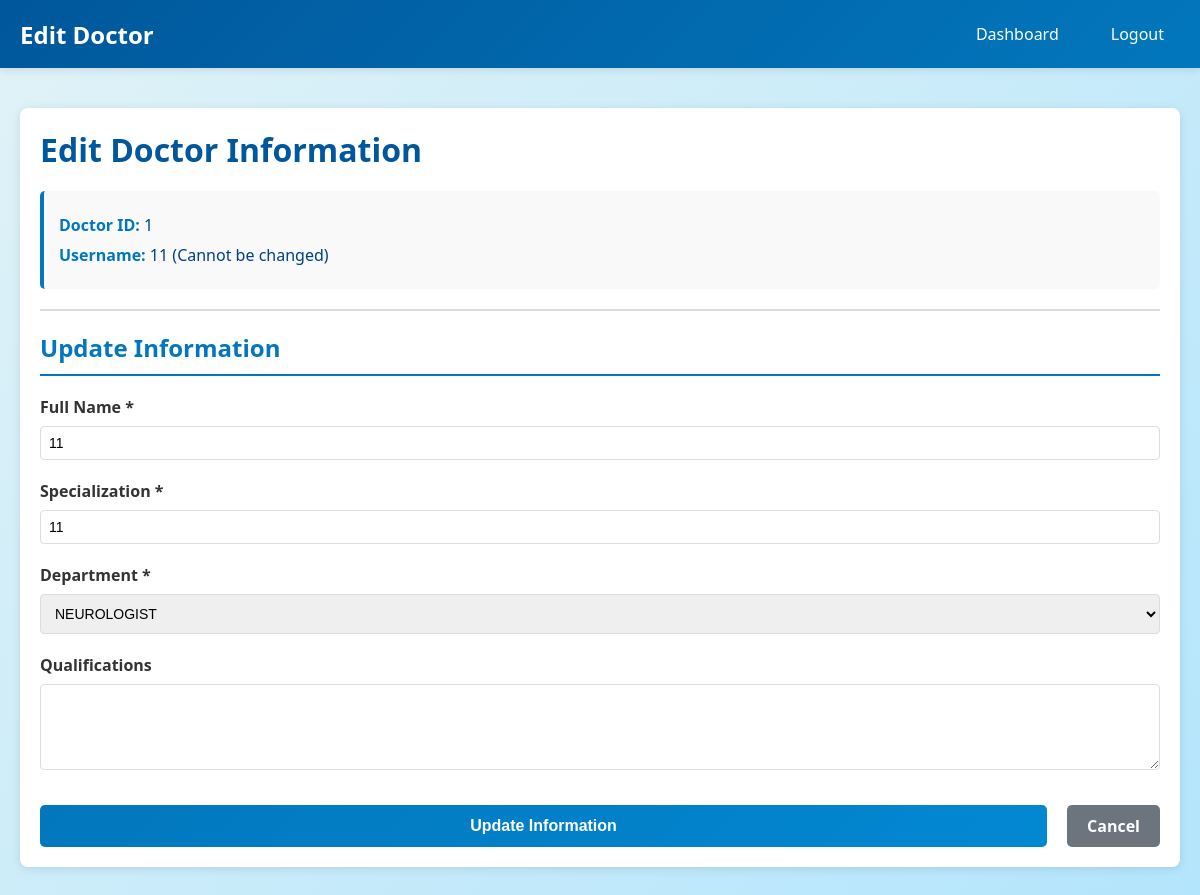
Screenshot of /admin_edit_doctor/1 (signed in) with the database file from the repository.
### application/models.py (models this page shows, shortened)
class Doctor(db.Model, UserMixin):
    __tablename__ = 'doctors'
    id = db.Column(db.Integer, primary_key=True)
    username = db.Column(db.String(80), unique=True, nullable=False)
    passwordd = db.Column(db.String(255), nullable=False)
    name = db.Column(db.String(100), nullable=False)
    email = db.Column(db.String(120), unique=True, nullable=False)
    contact = db.Column(db.String(15))
    specialization = db.Column(db.String(100), nullable=False)
    department_id = db.Column(db.Integer, db.ForeignKey('departments.id'), nullable=False)
    qualifications = db.Column(db.Text)
    is_blacklisted = db.Column(db.Boolean, default=False)
    doctor_id = db.Column(db.Integer, db.ForeignKey('users.id'), nullable=False, unique=True)
    appointments = db.relationship('Appointment', backref='doctor', lazy=True)

class Department(db.Model):
    __tablename__ = 'departments'
    id = db.Column(db.Integer, primary_key=True)
    name = db.Column(db.String(100), unique=True, nullable=False)
    description = db.Column(db.Text, nullable=False)
    doctors = db.relationship('Doctor', backref='department', lazy=True)

### application/routes.py (the view, shortened to what this page needs)
@app.route('/admin_edit_doctor/<int:doctor_id>', methods=['GET', 'POST'])
@login_required
def admin_edit_doctor(doctor_id):
    if current_user.user_role != 0:
        abort(403)
    doctor = Doctor.query.get_or_404(doctor_id)
    departments = Department.query.all()
    return render_template('admin_edit_doctor.html', doctor=doctor, departments=departments)

### templates/admin_edit_doctor.html (shortened to what this page needs)
<!DOCTYPE html>
<html lang="en">
<head>
    <link rel="stylesheet" href="{{ url_for('static', filename='style.css') }}">
</head>
<body>
    <div class="navbar">
        <div class="navbar-content">
            <div class="navbar-brand"> Edit Doctor</div>
            <div class="navbar-links">
                <a href="{{ url_for('admin_dashboard') }}">Dashboard</a>
                <a href="{{ url_for('logout') }}">Logout</a>
            </div>
        </div>
    </div>
    <div class="container">
        <div class="section">
            <h1> Edit Doctor Information</h1>
            <div class="info-box">
                <p><strong>Doctor ID:</strong> {{ doctor.id }}</p>
                <p><strong>Username:</strong> {{ doctor.username }} (Cannot be changed)</p>
            </div>
            <hr>
            <h2>Update Information</h2>
            <form method="POST">
                <div class="form-group">
                    <label for="name">Full Name *</label>
                    <input type="text" id="name" name="name" value="{{ doctor.name }}" required>
                </div>
                <div class="form-group">
                    <label for="specialization">Specialization *</label>
                    <input type="text" id="specialization" name="specialization" value="{{ doctor.specialization }}" required>
                </div>
                <div class="form-group">
                    <label for="department_id">Department *</label>
                    <select id="department_id" name="department_id" required>
                        {% for dept in departments %}
                        <option value="{{ dept.id }}" {% if dept.id == doctor.department_id %}selected{% endif %}>
                            {{ dept.name }}
                        </option>
                        {% endfor %}
                    </select>
                </div>
                <div class="form-group">
                    <label for="qualifications">Qualifications</label>
                    <textarea id="qualifications" name="qualifications" rows="4">{{ doctor.qualifications if doctor.qualifications else '' }}</textarea>
                </div>
                <div class="form-actions">
                    <button type="submit" class="btn btn-primary"> Update Information</button>
                    <a href="{{ url_for('admin_dashboard') }}" class="btn btn-secondary">Cancel</a>
                </div>
            </form>
        </div>
    </div>
</body>
</html>

### static/style.css (style rules this page uses)
* { margin: 0; padding: 0; box-sizing: border-box; }
body { font-family: 'Segoe UI', Tahoma, Geneva, Verdana, sans-serif; background: linear-gradient(135deg, #e0f2f7 0%, #b3e5fc 100%); margin: 0; padding: 0; min-height: 100vh; }
.navbar { background: linear-gradient(135deg, #01579b 0%, #0277bd 100%); padding: 15px 0; box-shadow: 0 2px 8px rgba(0, 0, 0, 0.1); }
.navbar-content { max-width: 1200px; margin: 0 auto; padding: 0 20px; display: flex; justify-content: space-between; align-items: center; }
.navbar-brand { color: white; font-size: 24px; font-weight: bold; }
.navbar-links { display: flex; gap: 20px; }
.navbar-links a { color: white; text-decoration: none; padding: 8px 16px; border-radius: 4px; transition: 0.3s; }
.container { max-width: 1200px; margin: 0 auto; padding: 20px; }
.section { background: white; padding: 20px; margin: 20px 0; border-radius: 8px; box-shadow: 0 2px 10px rgba(0, 0, 0, 0.1); }
.section h1 { color: #01579b; margin-bottom: 20px; }
.section h2 { color: #0277bd; margin-bottom: 20px; border-bottom: 2px solid #0277bd; padding-bottom: 10px; }
.form-group { margin-bottom: 15px; }
.form-group label { display: block; margin-bottom: 5px; color: #333; font-weight: normal; }
.form-group input[type="text"], .form-group input[type="password"], .form-group input[type="email"], .form-group input[type="date"], .form-group input[type="time"], .form-group input[type="number"], .form-group select, .form-group textarea { width: 100%; padding: 8px; box-sizing: border-box; border: 1px solid #ddd; border-radius: 4px; font-size: 14px; }
button, .btn { padding: 10px 20px; border-radius: 4px; border: none; font-size: 16px; cursor: pointer; text-decoration: none; display: inline-block; transition: 0.3s; font-weight: normal; }
button[type="submit"], .btn-primary { width: 100%; background: linear-gradient(135deg, #0277bd 0%, #0288d1 100%); color: #fff; }
.btn { width: auto; padding: 8px 16px; background: linear-gradient(135deg, #0277bd 0%, #0288d1 100%); color: white; }
.btn-secondary { background: #6c757d; color: white; margin-left: 10px; }
.info-box { background: #e7f3ff; padding: 15px; border-radius: 4px; color: #004085; margin-top: 15px; }

### templates/admin_edit_doctor.html (style rules this page uses)
.info-box { background: #f9f9f9; padding: 15px; border-radius: 5px; border-left: 4px solid #0277bd; margin-bottom: 20px; }
.info-box p { margin: 8px 0; }
.info-box strong { color: #0277bd; }
.form-group { margin-bottom: 20px; }
.form-group label { display: block; margin-bottom: 8px; color: #333; font-weight: bold; }
.form-group input, .form-group select, .form-group textarea { width: 100%; padding: 10px; border: 1px solid #ddd; border-radius: 4px; font-family: Arial, sans-serif; font-size: 14px; }
.form-actions { display: flex; gap: 10px; margin-top: 30px; }
.btn { padding: 10px 20px; border-radius: 5px; text-decoration: none; font-weight: bold; transition: 0.3s; border: none; cursor: pointer; font-size: 16px; }
.btn-primary { background: #0277bd; color: white; }
.btn-secondary { background: #6c757d; color: white; }
hr { border: none; border-top: 2px solid #ddd; margin: 20px 0; }

### rows the page displays
Doctor: id "1", username "11", name "11", specialization "11", department_id "NEUROLOGIST"
